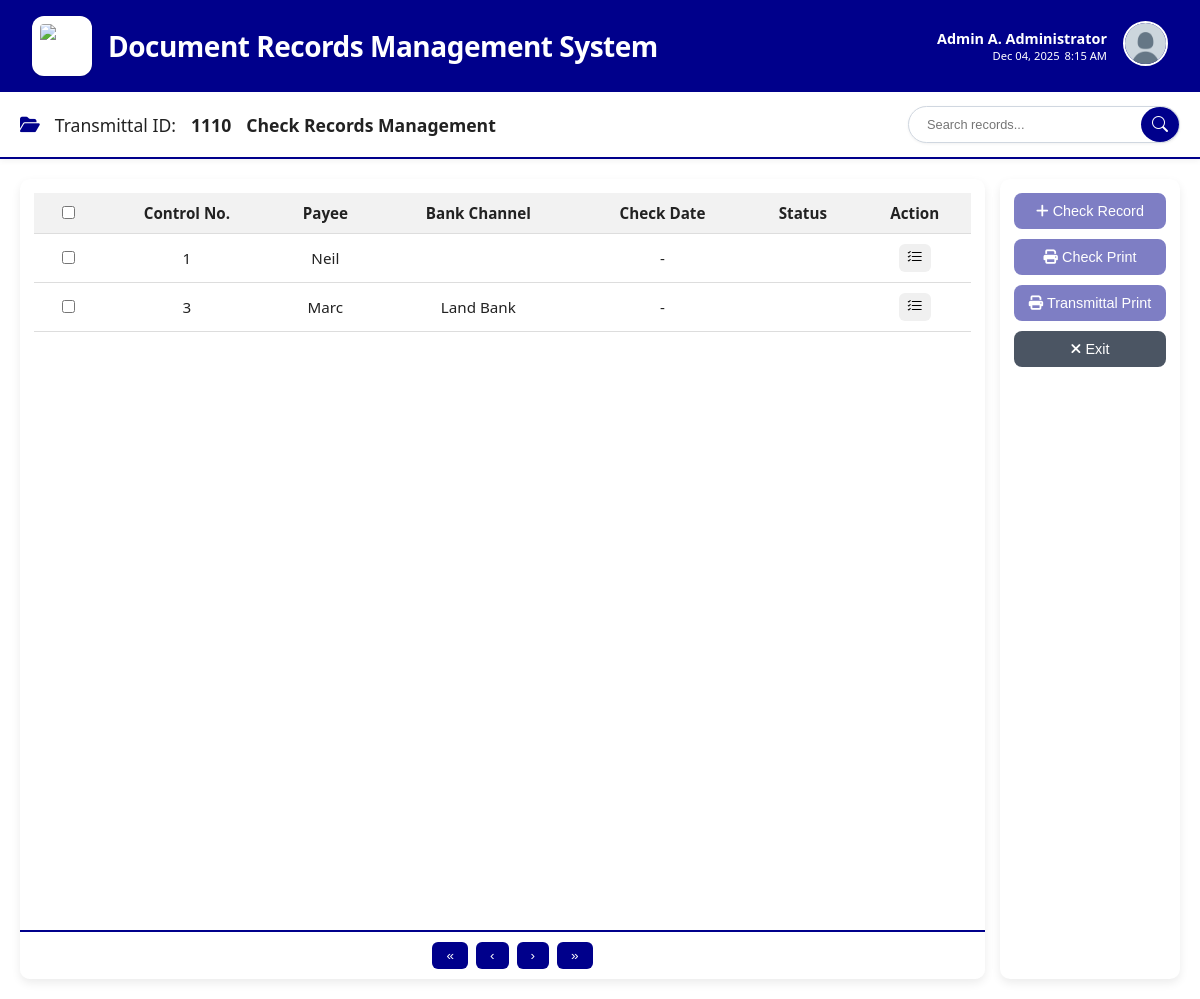
The app's page /users/check_voucher.php (signed in) with its own data.
### tables this page shows
CREATE TABLE `users` (
  `id` int(11) NOT NULL,
  `transmittal_id` int(11) NOT NULL,
  `first_name` varchar(100) NOT NULL,
  `middle_initial` varchar(5) DEFAULT NULL,
  `last_name` varchar(100) NOT NULL,
  `username` varchar(100) NOT NULL,
  `email` varchar(255) NOT NULL,
  `password` varchar(255) NOT NULL,
  `role` enum('admin','encoder') NOT NULL,
  `status` enum('Active','Inactive') NOT NULL DEFAULT 'Active',
  `permissions` longtext DEFAULT NULL CHECK (json_valid(`permissions`)),
  `created_at` timestamp NOT NULL DEFAULT current_timestamp()
);

CREATE TABLE `documents` (
  `id` int(11) NOT NULL,
  `user_id` int(11) NOT NULL,
  `control_no` varchar(50) NOT NULL,
  `payee` varchar(255) NOT NULL,
  `description` text NOT NULL,
  `amount` decimal(20,2) NOT NULL,
  `date_in` datetime DEFAULT NULL,
  `date_out` datetime DEFAULT NULL,
  `fund_type` varchar(100) DEFAULT NULL,
  `bank_channel` varchar(100) DEFAULT NULL,
  `check_date` datetime DEFAULT NULL,
  `status` enum('In','Out','Check Out','Check Release') DEFAULT 'In',
  `check_number` varchar(50) DEFAULT NULL
);

### users/check_voucher.php (the view, shortened to what this page needs)
<?php
include "../db.php";
$user_id = $_SESSION['user_id'];
$query = $conn->prepare("SELECT transmittal_id, first_name, middle_initial, last_name, username, permissions FROM users WHERE id = ?");
$query->bind_param("i", $user_id);
$query->execute();
$result = $query->get_result();
if ($result->num_rows > 0) {
    $user = $result->fetch_assoc();
    $full_name = trim(
        ($user['first_name'] ?? '') . ' ' .
        (!empty($user['middle_initial']) ? strtoupper(substr($user['middle_initial'], 0, 1)) . '. ' : '') .
        ($user['last_name'] ?? '')
    );
} else {
    $full_name = $_SESSION['username'] ?? "User";
}
$user_permissions = [];
$canAccessCheck = in_array("check_records", $user_permissions);
$currentDate = date("M d, Y");
?>
<!DOCTYPE html>
<html lang="en">
<head>
<link rel="stylesheet" href="../assets/css/users/check_voucher.css">
<link rel="stylesheet" href="https://cdnjs.cloudflare.com/ajax/libs/font-awesome/6.4.0/css/all.min.css">
<link rel="stylesheet" href="https://cdn.jsdelivr.net/npm/bootstrap-icons@1.13.1/font/bootstrap-icons.min.css">
</head>
<body>
<div class="header">
    <img src="../assets/images/office-of-treasurer.png" alt="Logo" class="logo">
    <h1>Document Records Management System</h1>
    <div class="header-right">
        <div class="header-user">
            <strong><?php echo htmlspecialchars($full_name); ?></strong>
            <span id="dateTime"><?php echo $currentDate; ?> <span id="liveTime"></span></span>
        </div>
        <div class="profile-container" style="position: relative;">
            <img src="../assets/images/profile.png" alt="Profile" class="header-profile" id="profileBtn">
        </div>
    </div>
</div>
    <div class="navbar">
        <div class="left">
            <i class="fa-solid fa-folder-open" style="color:var(--primary-blue);"></i>
            <label>Transmittal ID:</label>
            <span><?php echo htmlspecialchars($user['transmittal_id']); ?></span>
            <span>Check Records Management</span>
        </div>
        <div class="right">
            <div class="search-container">
                <input type="text" id="tableSearch" placeholder="Search records..." />
                <button id="searchBtn"><i class="bi bi-search"></i></button>
            </div>
        </div>
    </div>
    <div class="main-content">
        <div class="table-container">
            <table id="recordsTable">
                <thead>
                    <tr>
                        <th><input type="checkbox" id="selectAll"></th>
                        <th>Control No.</th>
                        <th>Payee</th>
                        <th>Bank Channel</th>
                        <th>Check Date</th>
                        <th>Status</th>
                        <th>Action</th>
                    </tr>
                </thead>
                <tbody>
                    <?php
                        $result = $conn->query("SELECT * FROM documents WHERE date_out IS NOT NULL");
                        while ($row = $result->fetch_assoc()): ?>
                    <tr>
                        <td><input type="checkbox" class="record-checkbox" value="<?= $row['id'] ?>"></td>
                        <td><?= htmlspecialchars($row['control_no']) ?></td>
                        <td><?= htmlspecialchars($row['payee']) ?></td>
                        <td><?= htmlspecialchars($row['bank_channel'] ?? '') ?></td>
                        <td><?= $row['check_date'] ? date('M d, Y h:i A', strtotime($row['check_date'])) : '-' ?></td>
                        <td><?= htmlspecialchars($row['status']) ?></td>
                        <td>
                            <button class="action-btn dateOutBtn" data-id="<?= $row['id'] ?>" title="Actions">
                                <i class="bi bi-list-check"></i>
                            </button>
                        </td>
                    </tr>
                    <?php endwhile; ?>
                </tbody>
            </table>
        <div class="footer">
            <button>&laquo;</button>
            <button>&lsaquo;</button>
            <button>&rsaquo;</button>
            <button>&raquo;</button>
        </div>
    </div>
        <div class="button-panel">
            <button onclick="openCheckRecord()" <?= !$canAccessCheck ? 'disabled style="opacity:0.5;cursor:not-allowed;"' : '' ?>><i class="fa-solid fa-plus"></i> Check Record</button>
            <button onclick="printDoc()" <?= !$canAccessCheck ? 'disabled style="opacity:0.5;cursor:not-allowed;"' : '' ?>><i class="fa-solid fa-print"></i> Check Print</button>
            <button onclick="printDoc()" <?= !$canAccessCheck ? 'disabled style="opacity:0.5;cursor:not-allowed;"' : '' ?>><i class="fa-solid fa-print"></i> Transmittal Print</button>
            <button onclick="window.location.href='../index.php'" style="background-color: #4b5563;"><i class="fa-solid fa-xmark"></i> Exit</button>
        </div>
    </div>
</body>
</html>

### assets/css/users/check_voucher.css (style rules this page uses)
:root { --primary-blue: darkblue; --primary-blue-hover: rgb(0, 0, 206); --background-light: #ffffff; --table-navbar: #f2f2f2; --text-dark: #222; }
body { margin: 0; font-family: "Segoe UI", Arial, sans-serif; background-color: var(--background-light); color: var(--text-dark); height: 100vh; }
.header { background: darkblue; padding: 1rem 2rem; color: white; box-shadow: 0 4px 6px rgba(0,0,0,0.1); display: flex; align-items: center; gap: 1rem; }
.header .logo { height: 44px; width: 44px; object-fit: contain; background: white; border-radius: 12px; padding: 8px; box-shadow: 0 1px 3px rgba(0,0,0,0.12); }
.header h1 { font-size: 1.75rem; font-weight: 600; margin: 0; letter-spacing: -0.5px; }
.header-right { margin-left: auto; text-align: right; display: flex; align-items: center; gap: 1rem; }
.header-user { display: flex; flex-direction: column; align-items: flex-end; color: white; font-size: 0.9rem; }
.header-user #dateTime { display: inline-flex; gap: 5px; font-size: 0.7rem; }
.header-profile { height: 41px; width: 41px; border-radius: 50%; object-fit: cover; border: 2px solid white; }
.navbar { display: flex; align-items: center; justify-content: space-between; background-color: var(--background-light); padding: 14px 20px; font-size: 1.1rem; font-weight: 600; border-bottom: 2px solid var(--primary-blue); box-shadow: 0 2px 6px rgba(0,0,0,0.05); }
.navbar .left, .navbar .right { display: flex; align-items: center; gap: 15px; }
.right { width: auto; }
.navbar label { font-weight: 500; }
.navbar input { padding: 6px 10px; border-radius: 6px; border: 1px solid #ccc; }
.main-content { display: grid; grid-template-columns: 1fr 180px; gap: 15px; padding: 20px; height: 100vh; }
.table-container { position: relative; background-color: var(--background-light); padding: 14px; border-radius: 10px; box-shadow: 0 4px 10px rgba(0,0,0,0.08); position: relative; min-height: 350px; overflow: hidden; }
.footer { position: absolute; left: 0; bottom: 0; padding: 10px 0; width: 100%; background: var(--background-light); border-top: 1px solid #ddd; }
table { width: 100%; border-collapse: collapse; font-size: 0.95rem; }
th, td { padding: 10px 12px; border-bottom: 1px solid #ddd; text-align: center; }
th { background-color: var(--table-navbar); }
input[type="text"], input[type="number"], select { width: 230px; }
.button-panel { background-color: var(--background-light); display: flex; flex-direction: column; gap: 10px; padding: 14px; border-radius: 10px; box-shadow: 0 4px 10px rgba(0,0,0,0.08); }
.button-panel button { background-color: var(--primary-blue); border: none; padding: 10px; color: white; font-size: 0.9rem; cursor: pointer; border-radius: 8px; font-weight: 500; transition: all 0.25s ease; }
.footer { display: flex; justify-content: center; padding: 10px; gap: 8px; border-top: 2px solid var(--primary-blue); }
.footer button { padding: 6px 14px; background-color: var(--primary-blue); border: none; color: white; cursor: pointer; border-radius: 6px; font-size: 0.85rem; transition: all 0.25s ease; }
.action-btn { display: inline-flex; align-items: center; gap: 5px; padding: 5px 8px; color: #000000ff; background-color: #f0f0f0ff; border: none; border-radius: 6px; font-size: 0.9rem; font-weight: 500; cursor: pointer; transition: all 0.2s ease; }
.action-btn i { font-size: 1rem; }
.search-container { display: flex; align-items: center; background: #ffffff; border: 1px solid #d0d7e0; padding-left: 10px; border-radius: 30px; width: 260px; transition: all 0.25s ease; box-shadow: 0px 1px 3px rgba(0,0,0,0.06); }
.search-container input { flex: 1; border: none; outline: none; font-size: 0.8rem; background: transparent; padding-left: 8px; }
.search-container button { border: none; background: darkblue; color: #fff; width: 38px; height: 35px; border-radius: 50%; cursor: pointer; display: flex; align-items: center; justify-content: center; font-size: 1rem; transition: all 0.25s ease; }
.search-container button i { pointer-events: none; }

### records on screen
users: full_name "Admin A. Administrator", transmittal "1110"
documents: control_no "1", payee "Neil"
documents: control_no "3", payee "Marc", bank_channel "Land Bank"
